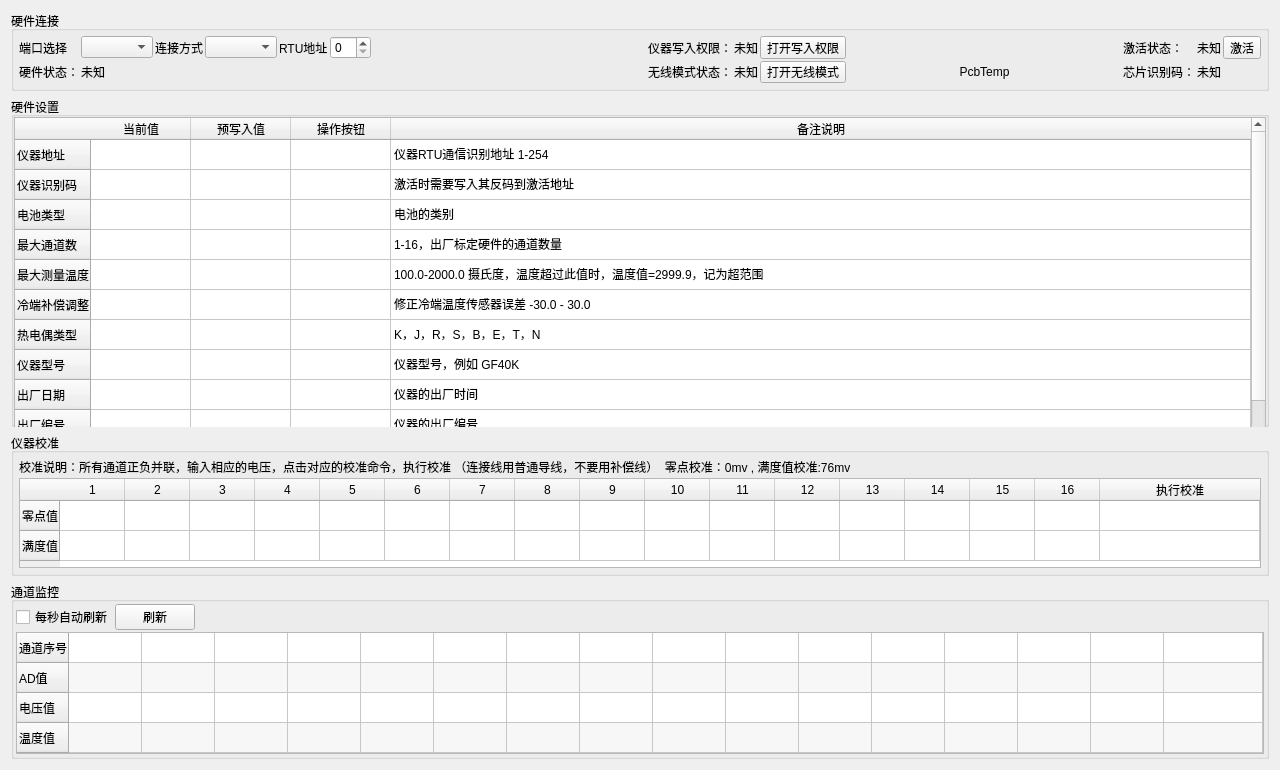
<?xml version="1.0" encoding="UTF-8"?>
<ui version="4.0">
 <class>RSMConfigMainWindow</class>
 <widget class="QMainWindow" name="RSMConfigMainWindow">
  <property name="geometry">
   <rect>
    <x>0</x>
    <y>0</y>
    <width>1280</width>
    <height>770</height>
   </rect>
  </property>
  <property name="minimumSize">
   <size>
    <width>1280</width>
    <height>720</height>
   </size>
  </property>
  <property name="windowTitle">
   <string>RSM配置软件 0.0.1</string>
  </property>
  <widget class="QWidget" name="centralWidget">
   <layout class="QGridLayout" name="gridLayout_2">
    <property name="leftMargin">
     <number>0</number>
    </property>
    <property name="topMargin">
     <number>0</number>
    </property>
    <property name="rightMargin">
     <number>0</number>
    </property>
    <property name="bottomMargin">
     <number>0</number>
    </property>
    <property name="spacing">
     <number>0</number>
    </property>
    <item row="2" column="0">
     <widget class="FormFramelessTitleBar" name="widget_titleBar" native="true">
      <property name="maximumSize">
       <size>
        <width>16777215</width>
        <height>80</height>
       </size>
      </property>
     </widget>
    </item>
    <item row="3" column="0">
     <widget class="QWidget" name="widget_content" native="true">
      <layout class="QGridLayout" name="gridLayout">
       <item row="2" column="0">
        <widget class="QGroupBox" name="groupBox_setting">
         <property name="title">
          <string>硬件设置</string>
         </property>
         <layout class="QGridLayout" name="gridLayout_5">
          <property name="leftMargin">
           <number>0</number>
          </property>
          <property name="topMargin">
           <number>0</number>
          </property>
          <property name="rightMargin">
           <number>0</number>
          </property>
          <property name="bottomMargin">
           <number>0</number>
          </property>
          <property name="spacing">
           <number>0</number>
          </property>
          <item row="0" column="0">
           <widget class="QTableWidget" name="tableWidget_settings">
            <property name="minimumSize">
             <size>
              <width>0</width>
              <height>325</height>
             </size>
            </property>
            <property name="maximumSize">
             <size>
              <width>16777215</width>
              <height>325</height>
             </size>
            </property>
            <property name="editTriggers">
             <set>QAbstractItemView::NoEditTriggers</set>
            </property>
            <property name="selectionMode">
             <enum>QAbstractItemView::SingleSelection</enum>
            </property>
            <property name="selectionBehavior">
             <enum>QAbstractItemView::SelectRows</enum>
            </property>
            <attribute name="horizontalHeaderStretchLastSection">
             <bool>true</bool>
            </attribute>
            <row>
             <property name="text">
              <string>仪器地址</string>
             </property>
            </row>
            <row>
             <property name="text">
              <string>仪器识别码</string>
             </property>
            </row>
            <row>
             <property name="text">
              <string>电池类型</string>
             </property>
            </row>
            <row>
             <property name="text">
              <string>最大通道数</string>
             </property>
            </row>
            <row>
             <property name="text">
              <string>最大测量温度</string>
             </property>
            </row>
            <row>
             <property name="text">
              <string>冷端补偿调整</string>
             </property>
            </row>
            <row>
             <property name="text">
              <string>热电偶类型</string>
             </property>
            </row>
            <row>
             <property name="text">
              <string>仪器型号</string>
             </property>
            </row>
            <row>
             <property name="text">
              <string>出厂日期</string>
             </property>
            </row>
            <row>
             <property name="text">
              <string>出厂编号</string>
             </property>
            </row>
            <row>
             <property name="text">
              <string>联系方式</string>
             </property>
            </row>
            <column>
             <property name="text">
              <string>当前值</string>
             </property>
            </column>
            <column>
             <property name="text">
              <string>预写入值</string>
             </property>
            </column>
            <column>
             <property name="text">
              <string>操作按钮</string>
             </property>
            </column>
            <column>
             <property name="text">
              <string>备注说明</string>
             </property>
            </column>
            <item row="0" column="3">
             <property name="text">
              <string>仪器RTU通信识别地址 1-254</string>
             </property>
            </item>
            <item row="1" column="3">
             <property name="text">
              <string>激活时需要写入其反码到激活地址</string>
             </property>
            </item>
            <item row="2" column="3">
             <property name="text">
              <string>电池的类别</string>
             </property>
            </item>
            <item row="3" column="3">
             <property name="text">
              <string>1-16，出厂标定硬件的通道数量</string>
             </property>
            </item>
            <item row="4" column="3">
             <property name="text">
              <string>100.0-2000.0 摄氏度，温度超过此值时，温度值=2999.9，记为超范围</string>
             </property>
            </item>
            <item row="5" column="3">
             <property name="text">
              <string>修正冷端温度传感器误差 -30.0 - 30.0</string>
             </property>
            </item>
            <item row="6" column="3">
             <property name="text">
              <string>K，J，R，S，B，E，T，N</string>
             </property>
            </item>
            <item row="7" column="3">
             <property name="text">
              <string>仪器型号，例如 GF40K</string>
             </property>
            </item>
            <item row="8" column="3">
             <property name="text">
              <string>仪器的出厂时间</string>
             </property>
            </item>
            <item row="9" column="3">
             <property name="text">
              <string>仪器的出厂编号</string>
             </property>
            </item>
            <item row="10" column="3">
             <property name="text">
              <string>厂家信息</string>
             </property>
            </item>
           </widget>
          </item>
         </layout>
        </widget>
       </item>
       <item row="4" column="0">
        <widget class="QGroupBox" name="groupBox_adjust">
         <property name="sizePolicy">
          <sizepolicy hsizetype="Preferred" vsizetype="Preferred">
           <horstretch>0</horstretch>
           <verstretch>0</verstretch>
          </sizepolicy>
         </property>
         <property name="title">
          <string>仪器校准</string>
         </property>
         <layout class="QGridLayout" name="gridLayout_6">
          <property name="leftMargin">
           <number>5</number>
          </property>
          <property name="topMargin">
           <number>5</number>
          </property>
          <property name="rightMargin">
           <number>5</number>
          </property>
          <property name="bottomMargin">
           <number>5</number>
          </property>
          <property name="spacing">
           <number>2</number>
          </property>
          <item row="1" column="0">
           <widget class="QTableWidget" name="tableWidget_adjust">
            <property name="minimumSize">
             <size>
              <width>0</width>
              <height>90</height>
             </size>
            </property>
            <property name="maximumSize">
             <size>
              <width>16777215</width>
              <height>90</height>
             </size>
            </property>
            <property name="editTriggers">
             <set>QAbstractItemView::NoEditTriggers</set>
            </property>
            <property name="selectionMode">
             <enum>QAbstractItemView::SingleSelection</enum>
            </property>
            <property name="selectionBehavior">
             <enum>QAbstractItemView::SelectRows</enum>
            </property>
            <attribute name="horizontalHeaderDefaultSectionSize">
             <number>65</number>
            </attribute>
            <attribute name="horizontalHeaderStretchLastSection">
             <bool>true</bool>
            </attribute>
            <row>
             <property name="text">
              <string>零点值</string>
             </property>
            </row>
            <row>
             <property name="text">
              <string>满度值</string>
             </property>
            </row>
            <column>
             <property name="text">
              <string>1</string>
             </property>
            </column>
            <column>
             <property name="text">
              <string>2</string>
             </property>
            </column>
            <column>
             <property name="text">
              <string>3</string>
             </property>
            </column>
            <column>
             <property name="text">
              <string>4</string>
             </property>
            </column>
            <column>
             <property name="text">
              <string>5</string>
             </property>
            </column>
            <column>
             <property name="text">
              <string>6</string>
             </property>
            </column>
            <column>
             <property name="text">
              <string>7</string>
             </property>
            </column>
            <column>
             <property name="text">
              <string>8</string>
             </property>
            </column>
            <column>
             <property name="text">
              <string>9</string>
             </property>
            </column>
            <column>
             <property name="text">
              <string>10</string>
             </property>
            </column>
            <column>
             <property name="text">
              <string>11</string>
             </property>
            </column>
            <column>
             <property name="text">
              <string>12</string>
             </property>
            </column>
            <column>
             <property name="text">
              <string>13</string>
             </property>
            </column>
            <column>
             <property name="text">
              <string>14</string>
             </property>
            </column>
            <column>
             <property name="text">
              <string>15</string>
             </property>
            </column>
            <column>
             <property name="text">
              <string>16</string>
             </property>
            </column>
            <column>
             <property name="text">
              <string>执行校准</string>
             </property>
            </column>
           </widget>
          </item>
          <item row="0" column="0">
           <widget class="QLabel" name="label_3">
            <property name="text">
             <string>校准说明：所有通道正负并联，输入相应的电压，点击对应的校准命令，执行校准 （连接线用普通导线，不要用补偿线）  零点校准：0mv , 满度值校准:76mv </string>
            </property>
           </widget>
          </item>
         </layout>
        </widget>
       </item>
       <item row="5" column="0">
        <widget class="QGroupBox" name="groupBox_portValue">
         <property name="sizePolicy">
          <sizepolicy hsizetype="Preferred" vsizetype="Preferred">
           <horstretch>0</horstretch>
           <verstretch>0</verstretch>
          </sizepolicy>
         </property>
         <property name="title">
          <string>通道监控</string>
         </property>
         <layout class="QGridLayout" name="gridLayout_3">
          <property name="leftMargin">
           <number>2</number>
          </property>
          <property name="topMargin">
           <number>2</number>
          </property>
          <property name="rightMargin">
           <number>2</number>
          </property>
          <property name="bottomMargin">
           <number>2</number>
          </property>
          <property name="spacing">
           <number>2</number>
          </property>
          <item row="0" column="1">
           <widget class="QPushButton" name="pushButton_refresh">
            <property name="text">
             <string>刷新</string>
            </property>
           </widget>
          </item>
          <item row="0" column="0">
           <widget class="QCheckBox" name="checkBox_autoRefresh">
            <property name="text">
             <string>每秒自动刷新</string>
            </property>
           </widget>
          </item>
          <item row="0" column="2">
           <spacer name="horizontalSpacer_3">
            <property name="orientation">
             <enum>Qt::Horizontal</enum>
            </property>
            <property name="sizeHint" stdset="0">
             <size>
              <width>40</width>
              <height>20</height>
             </size>
            </property>
           </spacer>
          </item>
          <item row="1" column="0" colspan="3">
           <widget class="QTableWidget" name="tableWidget_portValue">
            <property name="minimumSize">
             <size>
              <width>0</width>
              <height>122</height>
             </size>
            </property>
            <property name="maximumSize">
             <size>
              <width>16777215</width>
              <height>122</height>
             </size>
            </property>
            <property name="editTriggers">
             <set>QAbstractItemView::NoEditTriggers</set>
            </property>
            <property name="alternatingRowColors">
             <bool>true</bool>
            </property>
            <property name="selectionMode">
             <enum>QAbstractItemView::NoSelection</enum>
            </property>
            <attribute name="horizontalHeaderVisible">
             <bool>false</bool>
            </attribute>
            <attribute name="horizontalHeaderDefaultSectionSize">
             <number>73</number>
            </attribute>
            <attribute name="horizontalHeaderStretchLastSection">
             <bool>true</bool>
            </attribute>
            <row>
             <property name="text">
              <string>通道序号</string>
             </property>
            </row>
            <row>
             <property name="text">
              <string>AD值</string>
             </property>
            </row>
            <row>
             <property name="text">
              <string>电压值</string>
             </property>
            </row>
            <row>
             <property name="text">
              <string>温度值</string>
             </property>
            </row>
            <column>
             <property name="text">
              <string>1</string>
             </property>
            </column>
            <column>
             <property name="text">
              <string>2</string>
             </property>
            </column>
            <column>
             <property name="text">
              <string>3</string>
             </property>
            </column>
            <column>
             <property name="text">
              <string>4</string>
             </property>
            </column>
            <column>
             <property name="text">
              <string>5</string>
             </property>
            </column>
            <column>
             <property name="text">
              <string>6</string>
             </property>
            </column>
            <column>
             <property name="text">
              <string>7</string>
             </property>
            </column>
            <column>
             <property name="text">
              <string>8</string>
             </property>
            </column>
            <column>
             <property name="text">
              <string>9</string>
             </property>
            </column>
            <column>
             <property name="text">
              <string>10</string>
             </property>
            </column>
            <column>
             <property name="text">
              <string>11</string>
             </property>
            </column>
            <column>
             <property name="text">
              <string>12</string>
             </property>
            </column>
            <column>
             <property name="text">
              <string>13</string>
             </property>
            </column>
            <column>
             <property name="text">
              <string>14</string>
             </property>
            </column>
            <column>
             <property name="text">
              <string>15</string>
             </property>
            </column>
            <column>
             <property name="text">
              <string>16</string>
             </property>
            </column>
           </widget>
          </item>
         </layout>
        </widget>
       </item>
       <item row="6" column="0">
        <spacer name="verticalSpacer">
         <property name="orientation">
          <enum>Qt::Vertical</enum>
         </property>
         <property name="sizeHint" stdset="0">
          <size>
           <width>20</width>
           <height>40</height>
          </size>
         </property>
        </spacer>
       </item>
       <item row="0" column="0">
        <widget class="QGroupBox" name="groupBox_link">
         <property name="title">
          <string>硬件连接</string>
         </property>
         <layout class="QGridLayout" name="gridLayout_4">
          <property name="leftMargin">
           <number>5</number>
          </property>
          <property name="topMargin">
           <number>5</number>
          </property>
          <property name="rightMargin">
           <number>5</number>
          </property>
          <property name="bottomMargin">
           <number>5</number>
          </property>
          <property name="spacing">
           <number>2</number>
          </property>
          <item row="0" column="3">
           <widget class="QComboBox" name="comboBox_linkType"/>
          </item>
          <item row="0" column="1">
           <widget class="QComboBox" name="comboBox_deviceChoose"/>
          </item>
          <item row="0" column="13">
           <widget class="QLabel" name="label_activeState">
            <property name="text">
             <string>未知</string>
            </property>
           </widget>
          </item>
          <item row="0" column="0">
           <widget class="QLabel" name="label">
            <property name="text">
             <string>端口选择</string>
            </property>
           </widget>
          </item>
          <item row="0" column="10">
           <spacer name="horizontalSpacer">
            <property name="orientation">
             <enum>Qt::Horizontal</enum>
            </property>
            <property name="sizeHint" stdset="0">
             <size>
              <width>40</width>
              <height>20</height>
             </size>
            </property>
           </spacer>
          </item>
          <item row="0" column="9">
           <widget class="QToolButton" name="toolButton_writeLock">
            <property name="minimumSize">
             <size>
              <width>0</width>
              <height>22</height>
             </size>
            </property>
            <property name="text">
             <string>打开写入权限</string>
            </property>
            <property name="checkable">
             <bool>true</bool>
            </property>
           </widget>
          </item>
          <item row="1" column="0">
           <widget class="QLabel" name="label_2">
            <property name="text">
             <string>硬件状态：</string>
            </property>
           </widget>
          </item>
          <item row="0" column="8">
           <widget class="QLabel" name="label_lockState">
            <property name="text">
             <string>未知</string>
            </property>
           </widget>
          </item>
          <item row="0" column="7">
           <widget class="QLabel" name="label_5">
            <property name="text">
             <string>仪器写入权限：</string>
            </property>
           </widget>
          </item>
          <item row="0" column="12">
           <widget class="QLabel" name="label_4">
            <property name="text">
             <string>激活状态：</string>
            </property>
           </widget>
          </item>
          <item row="0" column="14">
           <widget class="QToolButton" name="toolButtona_activeState">
            <property name="minimumSize">
             <size>
              <width>0</width>
              <height>22</height>
             </size>
            </property>
            <property name="text">
             <string>激活</string>
            </property>
            <property name="checkable">
             <bool>true</bool>
            </property>
           </widget>
          </item>
          <item row="0" column="6">
           <spacer name="horizontalSpacer_2">
            <property name="orientation">
             <enum>Qt::Horizontal</enum>
            </property>
            <property name="sizeHint" stdset="0">
             <size>
              <width>40</width>
              <height>20</height>
             </size>
            </property>
           </spacer>
          </item>
          <item row="1" column="12">
           <widget class="QLabel" name="label_6">
            <property name="text">
             <string>芯片识别码：</string>
            </property>
           </widget>
          </item>
          <item row="1" column="13">
           <widget class="QLabel" name="label_id">
            <property name="text">
             <string>未知</string>
            </property>
           </widget>
          </item>
          <item row="0" column="2">
           <widget class="QLabel" name="label_7">
            <property name="text">
             <string>连接方式</string>
            </property>
           </widget>
          </item>
          <item row="1" column="1" colspan="6">
           <widget class="QLabel" name="label_errorState">
            <property name="text">
             <string>未知</string>
            </property>
           </widget>
          </item>
          <item row="1" column="7">
           <widget class="QLabel" name="label_8">
            <property name="text">
             <string>无线模式状态：</string>
            </property>
           </widget>
          </item>
          <item row="1" column="8">
           <widget class="QLabel" name="label_wirelessState">
            <property name="text">
             <string>未知</string>
            </property>
           </widget>
          </item>
          <item row="1" column="9">
           <widget class="QToolButton" name="toolButton_wirelessSwitch">
            <property name="minimumSize">
             <size>
              <width>0</width>
              <height>22</height>
             </size>
            </property>
            <property name="text">
             <string>打开无线模式</string>
            </property>
            <property name="checkable">
             <bool>true</bool>
            </property>
           </widget>
          </item>
          <item row="1" column="10">
           <widget class="QLabel" name="label_pcbTemp">
            <property name="text">
             <string>PcbTemp</string>
            </property>
            <property name="alignment">
             <set>Qt::AlignCenter</set>
            </property>
           </widget>
          </item>
          <item row="0" column="4">
           <widget class="QLabel" name="label_rtu">
            <property name="text">
             <string>RTU地址</string>
            </property>
           </widget>
          </item>
          <item row="0" column="5">
           <widget class="QSpinBox" name="spinBox_rtu"/>
          </item>
         </layout>
        </widget>
       </item>
      </layout>
     </widget>
    </item>
   </layout>
  </widget>
 </widget>
 <layoutdefault spacing="6" margin="11"/>
 <customwidgets>
  <customwidget>
   <class>FormFramelessTitleBar</class>
   <extends>QWidget</extends>
   <header location="global">formframelesstitlebar.h</header>
   <container>1</container>
  </customwidget>
 </customwidgets>
 <resources/>
 <connections/>
</ui>
